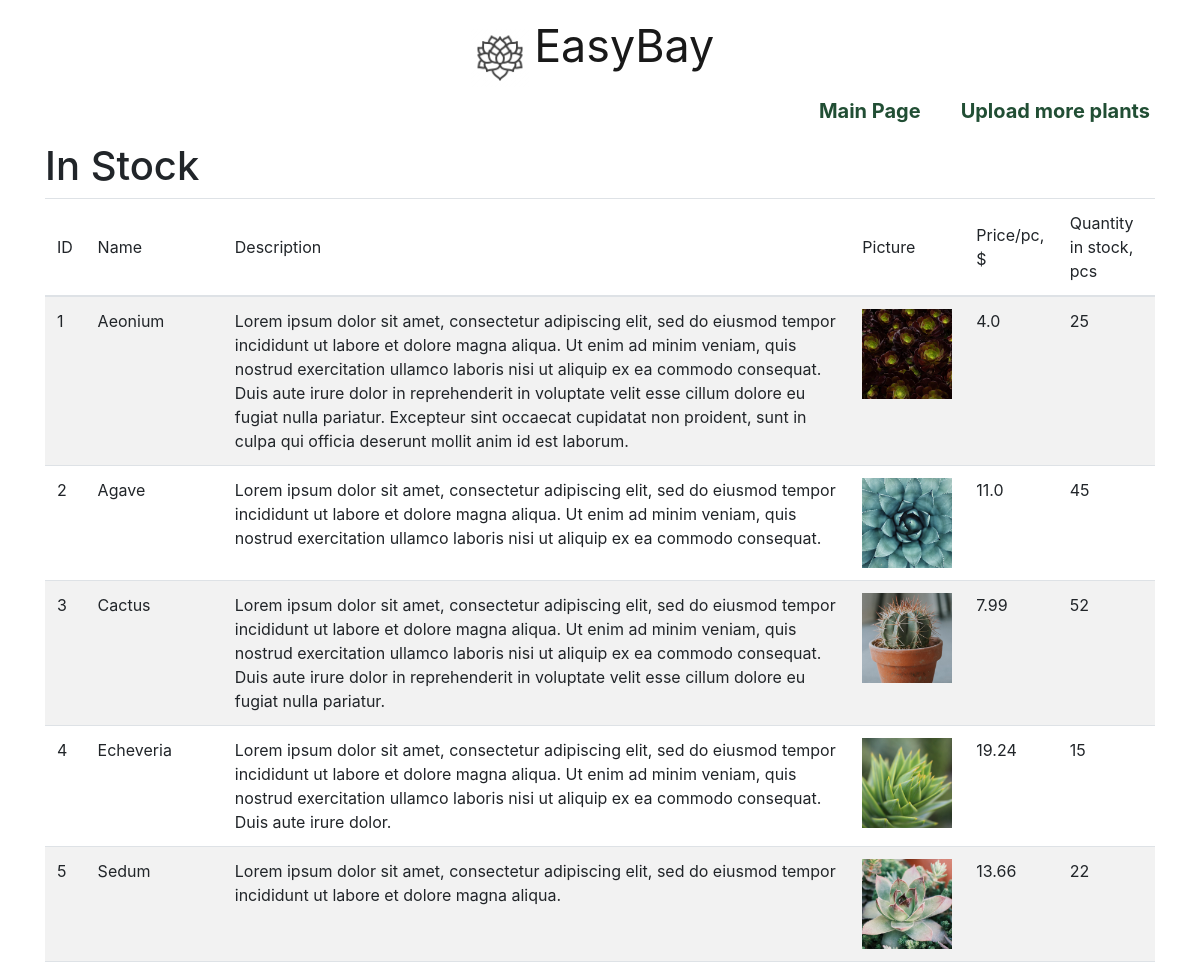
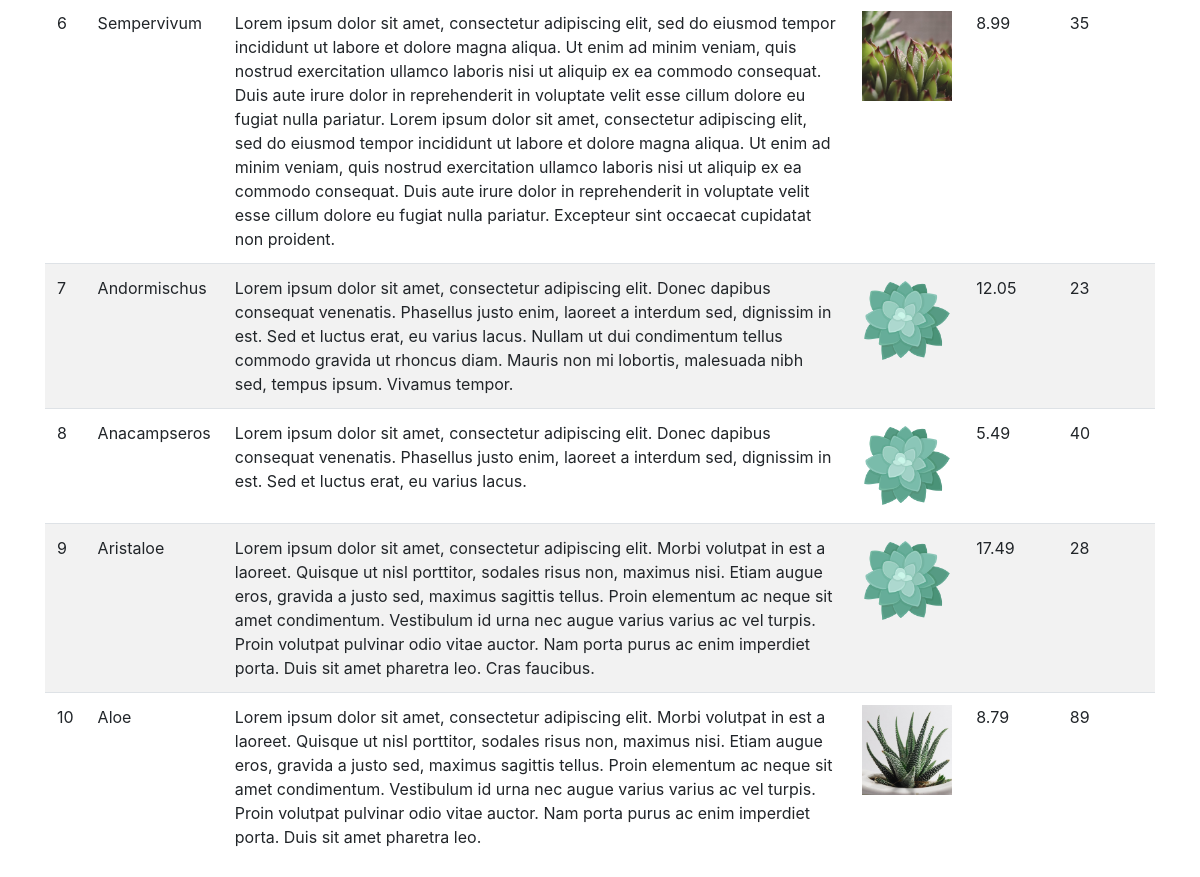
/succulents/list/, run on the app's committed database (2 pictures, top to bottom).
### plant/models.py (models this page shows)
class Plant(models.Model):
    name = models.CharField(max_length=45)
    description = models.TextField()
    price = models.FloatField()
    quantity = models.IntegerField()
    picture = models.FileField(upload_to="plants_images", default='plants_images/default_succulent.png')
    created_at = models.DateTimeField(auto_now_add=True)
    updated_at = models.DateTimeField(auto_now=True)
    objects = PlantManager()

### plant/views.py (the view)
# urls.py: path("list/", views.all_uploaded_succulents),
def all_uploaded_succulents(request):
    context = {"succulents": Plant.objects.all()}
    return render(request, "all_succulents.html", context)

### plant/templates/all_succulents.html (shortened to what this page needs)
<!DOCTYPE html>
<html lang="en">
	<head>
		<link
			rel="stylesheet"
			href="https://cdn.jsdelivr.net/npm/bootstrap@4.6.0/dist/css/bootstrap.min.css"
		/>
		{% load static %}
		<link rel="stylesheet" href="{% static 'all_styles/styles.css' %}" />
	</head>
	<body>
		<div class="container">
			<div class="text-center">{% include 'partials/logo.html' %}</div>
		<div class="row justify-content-end mb-3"><a class="breadcrumbs" href="/">Main Page</a>
		<a class="breadcrumbs" href="../plant-form/">Upload more plants</a></div>
		<h1>In Stock</h1>
			<table class="table table-striped">
				<thead>
					<tr>
						<th scope="col">ID</th>
						<th scope="col">Name</th>
						<th scope="col">Description</th>
						<th scope="col">Picture</th>
						<th scope="col">Price/pc, $</th>
						<th scope="col">Quantity in stock, pcs</th>
					</tr>
				</thead>
				<tbody>
					{% for succulent in succulents %}
					<tr>
						<td scope="col">{{succulent.id}}</td>
						<td scope="col">{{succulent.name}}</td>
						<td scope="col">{{succulent.description}}</td>
						<td scope="col"><img src="{{succulent.picture.url}}" alt="{{succulent.name}} image"></td>
						<td scope="col">{{succulent.price}}</td>
						<td scope="col">{{succulent.quantity}}</td>
					</tr>
					{% endfor %}
				</tbody>
			</table>
		</div>
	</body>
</html>

### static_files/css/styles.css (style rules this page uses)
* { vertical-align: baseline; font-weight: inherit; font-family: inherit; font-style: inherit; color: inherit; font-size: 100%; border: 0 none; outline: 0; padding: 0; margin: 0; }
img { width: 100%; object-fit: cover; }
.navbar-light .navbar-nav .nav-link, a { color: #214e34; }
.breadcrumbs { font-size: 20px; font-weight: 700; margin: 0 20px; }
table img { width: 90px; height: 90px; object-fit: cover; }
table.table thead th { vertical-align: middle; }

### data on the page
Plant: id "1", name "Aeonium", description "Lorem ipsum dolor sit amet, consectetur adipiscing elit, sed do eiusmod tempor incididunt ut labore et dolore magna aliqua. Ut enim ad minim veniam, quis nostrud exercitation ullamco laboris nisi ut aliquip ex ea commodo consequat. Duis aute irure dolor in reprehenderit in voluptate velit esse cillum dolore eu fugiat nulla pariatur. Excepteur sint occaecat cupidatat non proident, sunt in culpa qui officia deserunt mollit anim id est laborum.", picture (picture), price "4.0", quantity "25"
Plant: id "2", name "Agave", description "Lorem ipsum dolor sit amet, consectetur adipiscing elit, sed do eiusmod tempor incididunt ut labore et dolore magna aliqua. Ut enim ad minim veniam, quis nostrud exercitation ullamco laboris nisi ut aliquip ex ea commodo consequat.", picture (picture), price "11.0", quantity "45"
Plant: id "3", name "Cactus", description "Lorem ipsum dolor sit amet, consectetur adipiscing elit, sed do eiusmod tempor incididunt ut labore et dolore magna aliqua. Ut enim ad minim veniam, quis nostrud exercitation ullamco laboris nisi ut aliquip ex ea commodo consequat. Duis aute irure dolor in reprehenderit in voluptate velit esse cillum dolore eu fugiat nulla pariatur.", picture (picture), price "7.99", quantity "52"
Plant: id "4", name "Echeveria", description "Lorem ipsum dolor sit amet, consectetur adipiscing elit, sed do eiusmod tempor incididunt ut labore et dolore magna aliqua. Ut enim ad minim veniam, quis nostrud exercitation ullamco laboris nisi ut aliquip ex ea commodo consequat. Duis aute irure dolor.", picture (picture), price "19.24", quantity "15"
Plant: id "5", name "Sedum", description "Lorem ipsum dolor sit amet, consectetur adipiscing elit, sed do eiusmod tempor incididunt ut labore et dolore magna aliqua.", picture (picture), price "13.66", quantity "22"
Plant: id "6", name "Sempervivum", description "Lorem ipsum dolor sit amet, consectetur adipiscing elit, sed do eiusmod tempor incididunt ut labore et dolore magna aliqua. Ut enim ad minim veniam, quis nostrud exercitation ullamco laboris nisi ut aliquip ex ea commodo consequat. Duis aute irure dolor in reprehenderit in voluptate velit esse cillum dolore eu fugiat nulla pariatur. Lorem ipsum dolor sit amet, consectetur adipiscing elit, sed do eiusmod tempor incididunt ut labore et dolore magna aliqua. Ut enim ad minim veniam, quis nostrud exercitation ullamco laboris nisi ut aliquip ex ea commodo consequat. Duis aute irure dolor in reprehenderit in voluptate velit esse cillum dolore eu fugiat nulla pariatur. Excepteur sint occaecat…", picture (picture), price "8.99", quantity "35"
Plant: id "7", name "Andormischus", description "Lorem ipsum dolor sit amet, consectetur adipiscing elit. Donec dapibus consequat venenatis. Phasellus justo enim, laoreet a interdum sed, dignissim in est. Sed et luctus erat, eu varius lacus. Nullam ut dui condimentum tellus commodo gravida ut rhoncus diam. Mauris non mi lobortis, malesuada nibh sed, tempus ipsum. Vivamus tempor.", picture (placeholder picture), price "12.05", quantity "23"
Plant: id "8", name "Anacampseros", description "Lorem ipsum dolor sit amet, consectetur adipiscing elit. Donec dapibus consequat venenatis. Phasellus justo enim, laoreet a interdum sed, dignissim in est. Sed et luctus erat, eu varius lacus.", picture (placeholder picture), price "5.49", quantity "40"
Plant: id "9", name "Aristaloe", description "Lorem ipsum dolor sit amet, consectetur adipiscing elit. Morbi volutpat in est a laoreet. Quisque ut nisl porttitor, sodales risus non, maximus nisi. Etiam augue eros, gravida a justo sed, maximus sagittis tellus. Proin elementum ac neque sit amet condimentum. Vestibulum id urna nec augue varius varius ac vel turpis. Proin volutpat pulvinar odio vitae auctor. Nam porta purus ac enim imperdiet porta. Duis sit amet pharetra leo. Cras faucibus.", picture (placeholder picture), price "17.49", quantity "28"
Plant: id "10", name "Aloe", description "Lorem ipsum dolor sit amet, consectetur adipiscing elit. Morbi volutpat in est a laoreet. Quisque ut nisl porttitor, sodales risus non, maximus nisi. Etiam augue eros, gravida a justo sed, maximus sagittis tellus. Proin elementum ac neque sit amet condimentum. Vestibulum id urna nec augue varius varius ac vel turpis. Proin volutpat pulvinar odio vitae auctor. Nam porta purus ac enim imperdiet porta. Duis sit amet pharetra leo.", picture (picture), price "8.79", quantity "89"
